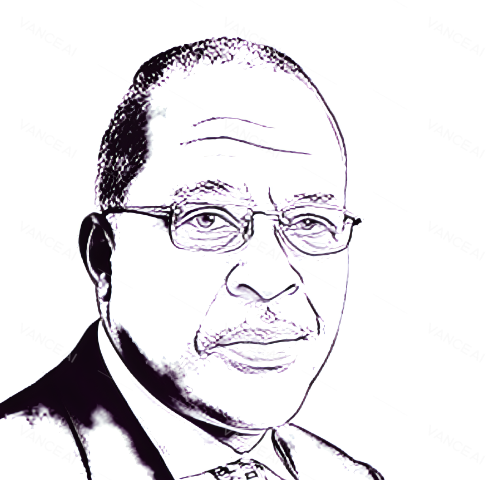
#> input picture src/finalandDriver/finalpkg_py/scripts/images/rob.png, 502 x 480 px
$ python skeleton.py
#> lines starting #> are read from the running program, lines starting #| are printed output that depends on the picture; after the words box and inside, x2 and y2 are one past the last pixel; in counts of white or black regions, pixels touching at a corner belong together
import cv2
import numpy as np

def skeletonize_image(image):
    """Convert a binary image to its skeletonized form."""
    skeleton = np.zeros(image.shape, dtype=np.uint8)
    element = cv2.getStructuringElement(cv2.MORPH_CROSS, (3, 3))
    while True:
        # Morphological operations
        open_img = cv2.morphologyEx(image, cv2.MORPH_OPEN, element)
        temp = cv2.subtract(image, open_img)
        eroded = cv2.erode(image, element)
        skeleton = cv2.bitwise_or(skeleton, temp)
        image = eroded.copy()

        if cv2.countNonZero(image) == 0:
            break

    return skeleton

def find_and_approximate_contours(image):
    """Find contours in the image and approximate them."""
    contours, _ = cv2.findContours(image, cv2.RETR_EXTERNAL, cv2.CHAIN_APPROX_SIMPLE)
    approximations = [cv2.approxPolyDP(cnt, epsilon=0.001*cv2.arcLength(cnt, True), closed=False) for cnt in contours]
    return approximations

# Load the image
image = cv2.imread('images/rob.png', cv2.IMREAD_GRAYSCALE)
#> image: shape (480, 502); min 1, max 255, mean 229.8

# Threshold the image to get a binary image
_, binary_image = cv2.threshold(image, 127, 255, cv2.THRESH_BINARY)
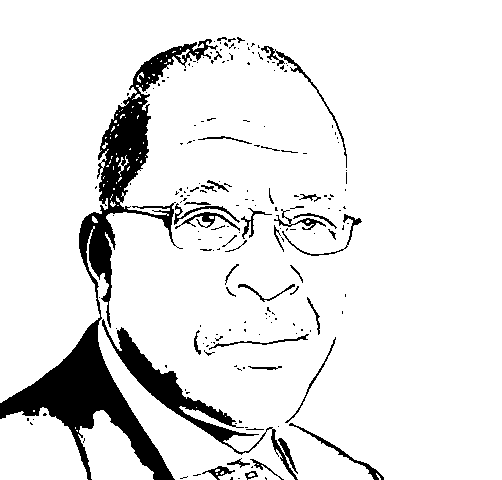
#> binary_image: shape (480, 502); 90.1% white; 192 black regions (151 under 20 px), largest, box (x1, y1, x2, y2) and area: (0, 39, 218, 480) 15213, (102, 319, 298, 480) 3747, (261, 46, 347, 168) 460

# Skeletonize the binary image
skeleton = skeletonize_image(binary_image)
#> the loop in skeletonize_image, `while True:` made 268 passes
#> pass 1, in skeletonize_image, `open_img = cv2.morphologyEx(image, cv2.MORPH_OPEN, element)`:
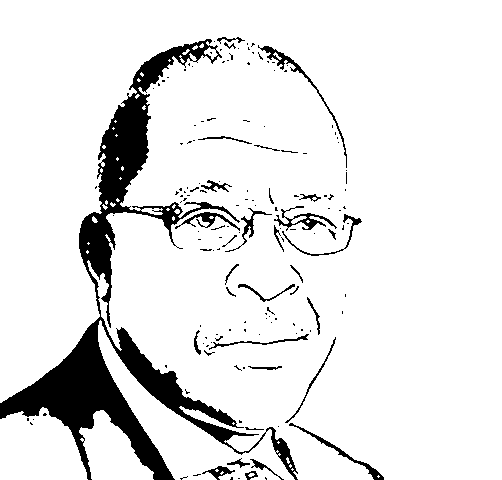
#> open_img: shape (480, 502); 89.8% white; 154 black regions (121 under 20 px), largest, box (x1, y1, x2, y2) and area: (0, 39, 298, 480) 20013, (258, 45, 347, 168) 518, (289, 423, 384, 480) 409
#> pass 1, in skeletonize_image, `temp = cv2.subtract(image, open_img)`:
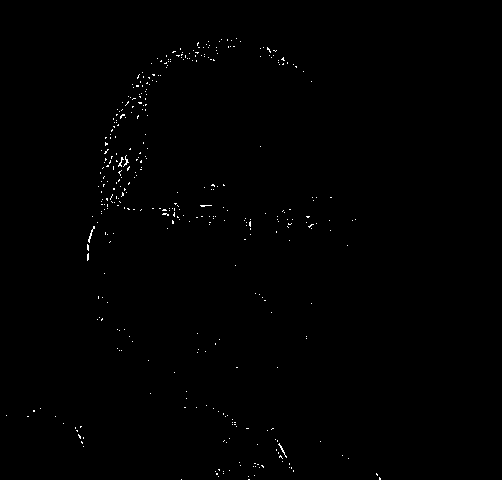
#> temp: shape (480, 502); 0.38% white in thin lines or dots, all inside (x1, y1, x2, y2) = (6, 38, 381, 480)
#> pass 1, in skeletonize_image, `eroded = cv2.erode(image, element)`:
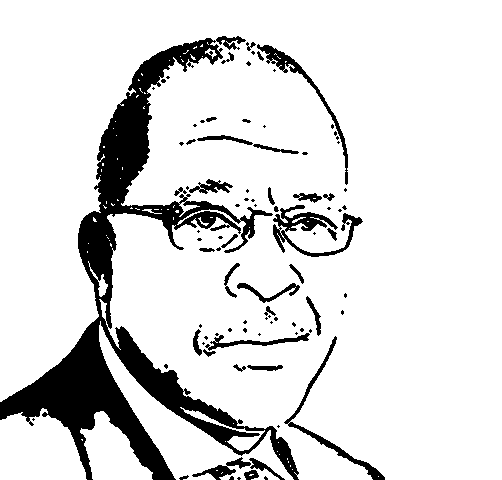
#> eroded: shape (480, 502); 86.7% white; 89 black regions (54 under 20 px), largest, box (x1, y1, x2, y2) and area: (0, 36, 299, 480) 24584, (273, 205, 363, 257) 1394, (284, 336, 385, 480) 972
#> pass 2, in skeletonize_image, `open_img = cv2.morphologyEx(image, cv2.MORPH_OPEN, element)`:
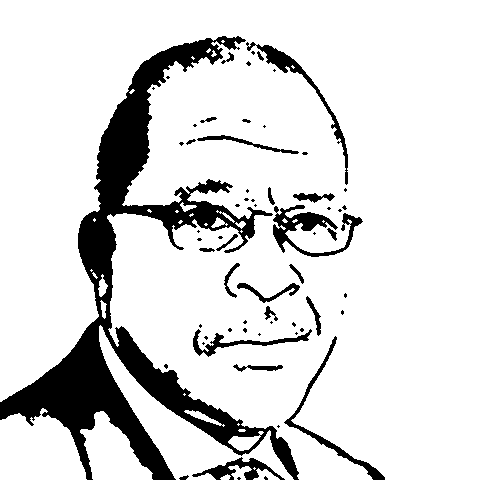
#> open_img: shape (480, 502); 86.3% white; 63 black regions (39 under 20 px), largest, box (x1, y1, x2, y2) and area: (0, 36, 299, 480) 25657, (273, 205, 363, 257) 1527, (246, 42, 348, 185) 1112
#> after the loop in skeletonize_image, `while True:`: image: shape (480, 502); every value is 0
#> after the loop in skeletonize_image, `while True:`:
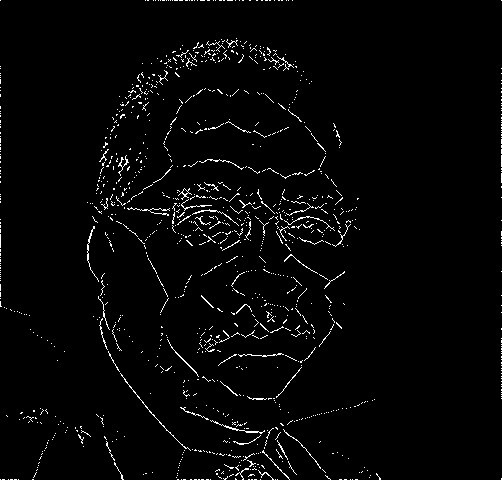
#> skeleton: shape (480, 502); 2.4% white in thin lines or dots
print("print skeletonized")
# Find and approximate contours
contours = find_and_approximate_contours(skeleton)
#> in find_and_approximate_contours, `contours, _ = cv2.findContours(image, cv2.RETR_EXTERNAL, cv2.CHAIN_APP..`: contours = 1141 contours, 1136 with area under 20; largest, box (x1, y1, x2, y2) and area: (210, 420, 265, 434) 30, (178, 188, 192, 200) 28, (120, 373, 191, 451) 24, (87, 226, 99, 282) 24, (167, 339, 199, 377) 22
#> in find_and_approximate_contours, `approximations = [cv2.approxPolyDP(cnt, epsilon=0.001*cv2.arcLength(cn..`: approximations has the same summary as contours

# Visualize the results
output_image = cv2.cvtColor(skeleton, cv2.COLOR_GRAY2BGR)
#> output_image: shape (480, 502, 3); 2.4% white in thin lines or dots
for contour in contours:
    cv2.drawContours(output_image, [contour], -1, (0, 255, 0), 1)
#> this loop made 1141 passes
#> contour on passes 1 to 3: [[355, 479], [357, 479]], [[352, 479]], [[350, 479]]
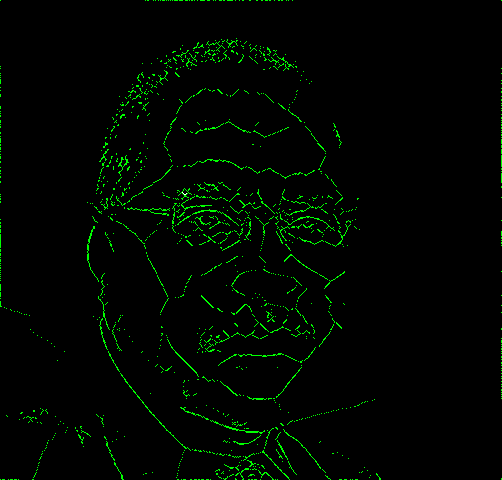
#> output_image: shape (480, 502, 3); mean B, G, R 0, 6.1, 0

# Show the images
cv2.imshow('Skeleton', skeleton)
cv2.imshow('Contours', output_image)
cv2.waitKey(0)
cv2.destroyAllWindows()

$ run again, with src/finalandDriver/finalpkg_py/scripts/images/turkey.png copied over src/finalandDriver/finalpkg_py/scripts/images/rob.png
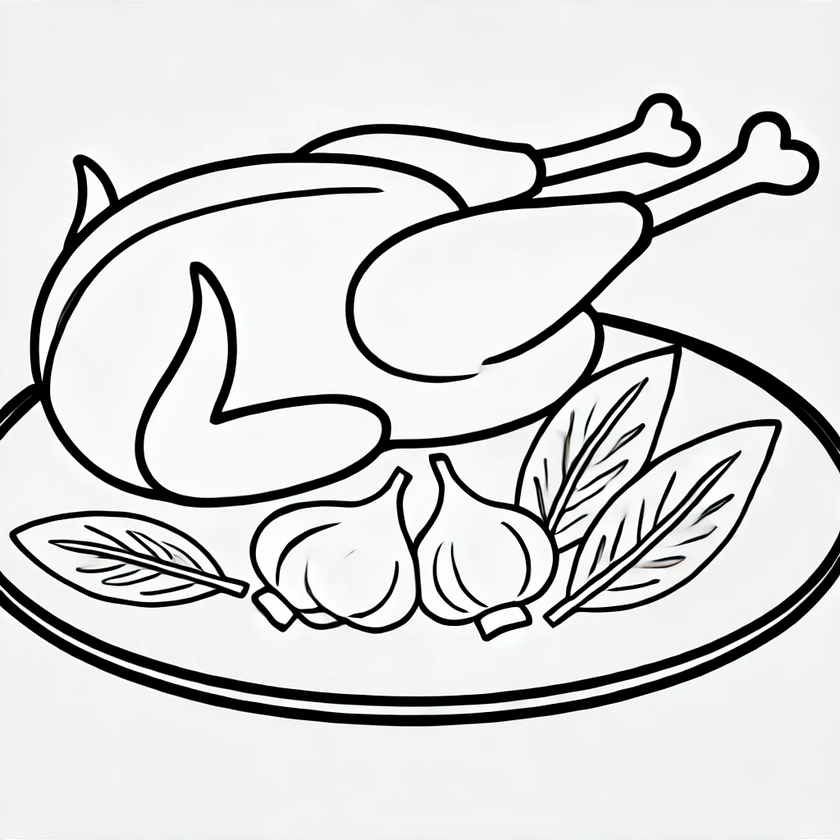
#> input picture src/finalandDriver/finalpkg_py/scripts/images/turkey.png, 840 x 840 px, shrunk from 1024 x 1024 before the run
#> binary_image: shape (840, 840); 86.7% white; 20 black regions (1 under 20 px), largest, box (x1, y1, x2, y2) and area: (0, 93, 840, 641) 64600, (0, 532, 840, 726) 19552, (9, 511, 250, 608) 5629
#> after the loop in skeletonize_image, `while True:`:
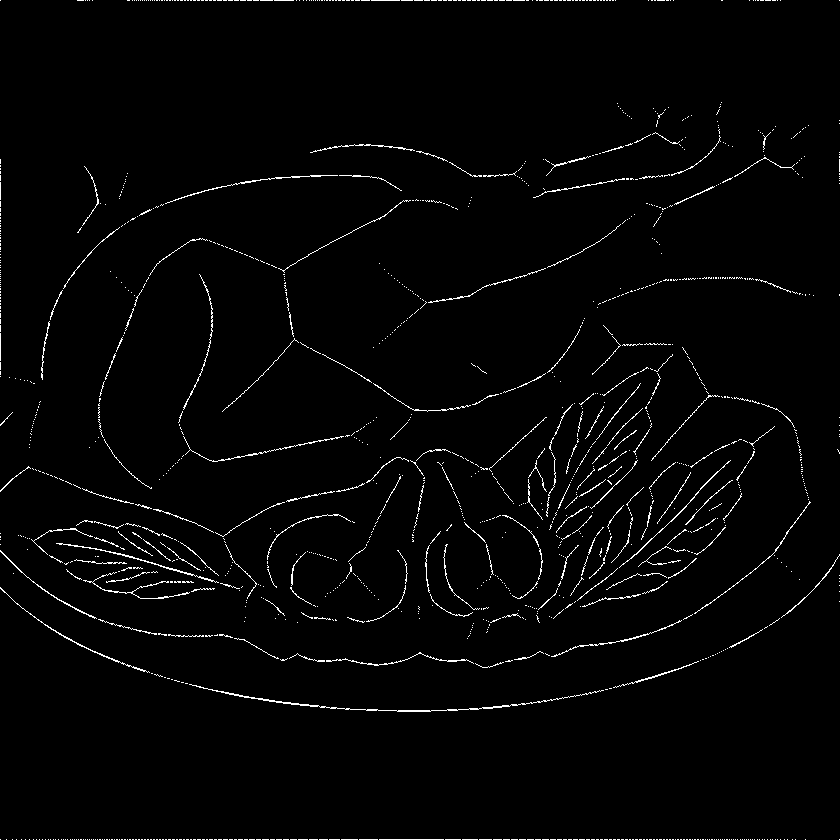
#> skeleton: shape (840, 840); 1.9% white in thin lines or dots
#> in find_and_approximate_contours, `contours, _ = cv2.findContours(image, cv2.RETR_EXTERNAL, cv2.CHAIN_APP..`: contours = 1335 contours, 1307 with area under 20; largest, box (x1, y1, x2, y2) and area: (189, 684, 604, 712) 208, (56, 543, 219, 583) 98, (0, 587, 150, 673) 82, (619, 460, 731, 568) 70, (0, 550, 97, 619) 66
#> approximations = 1335 contours, 1307 with area under 20; largest, box (x1, y1, x2, y2) and area: (189, 684, 604, 712) 174, (56, 543, 219, 583) 98, (0, 587, 150, 673) 82, (619, 460, 731, 568) 70, (0, 550, 97, 619) 66
#> `contours = find_and_approximate_contours(skeleton)`: contours has the same summary as approximations in find_and_approximate_contours
#> the loop `for contour in contours:` made 1335 passes
#> contour on passes 1 to 3: [[839, 839]], [[805, 839]], [[795, 839]]
#> after the loop `for contour in contours:`:
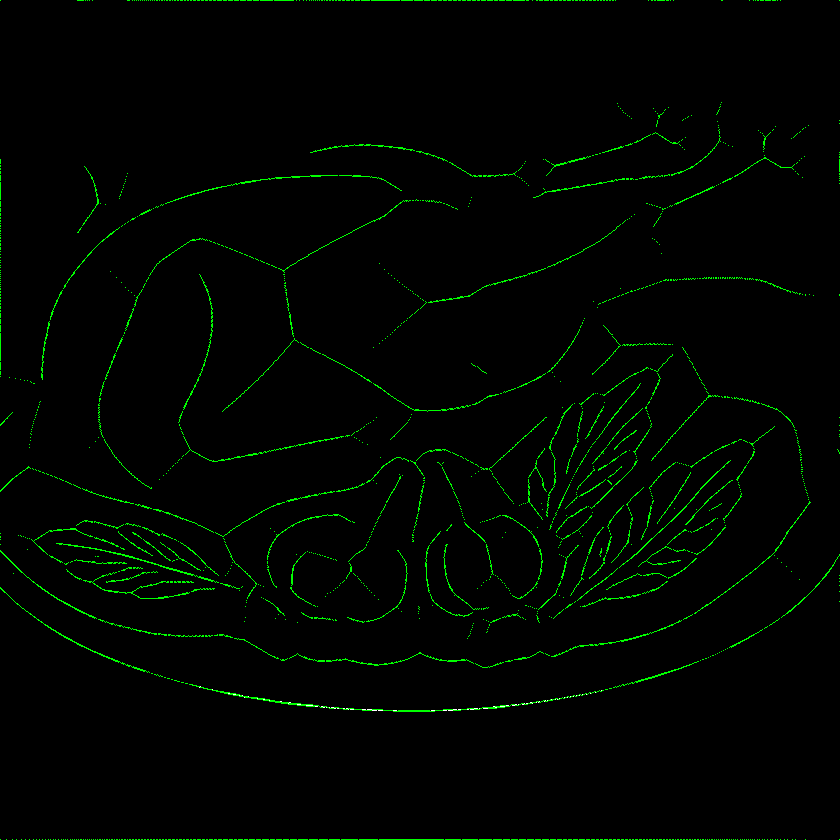
#> output_image: shape (840, 840, 3); mean B, G, R 0.1, 5, 0.1
